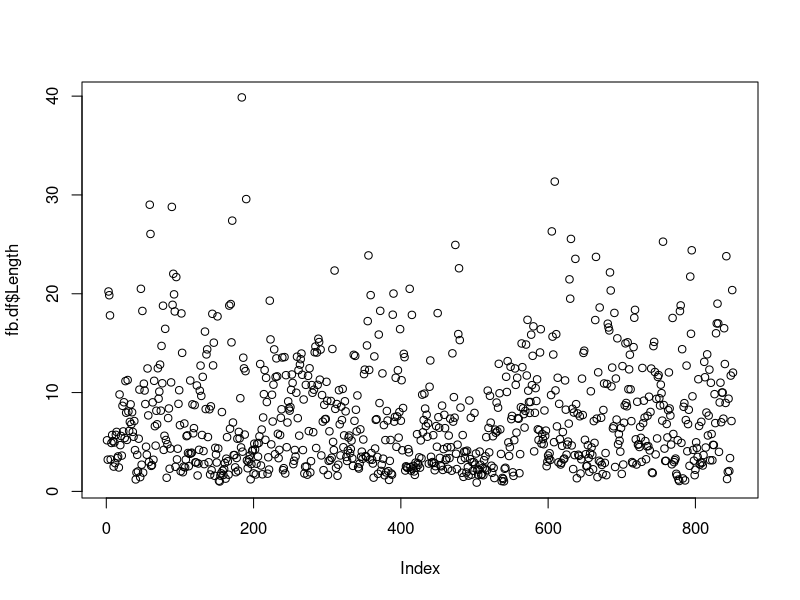
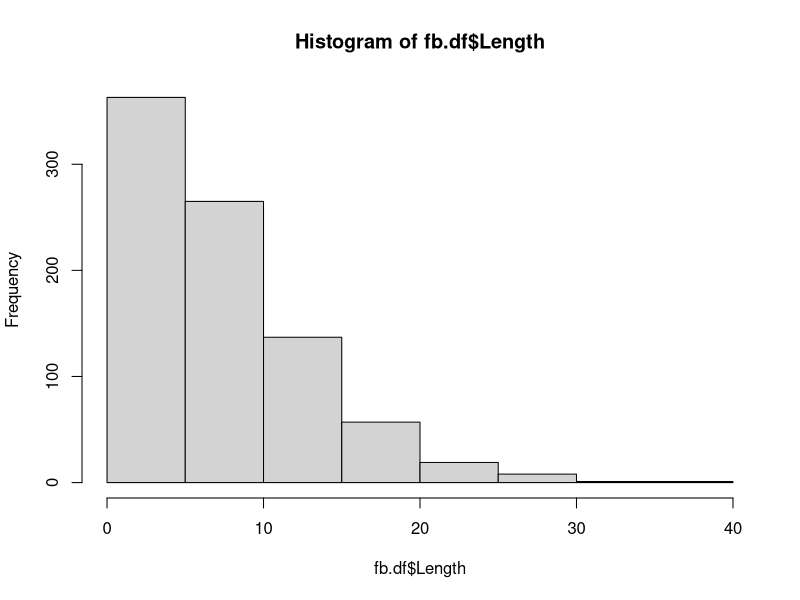

These charts were generated, in order, by the following R code:
## ---- chunk 1
library(tidyverse)
library(lme4)
library(AER)
## ---- chunk 2
fb.df <- read.csv("FaultBarData.csv", h=T)
fb.df$Length <- as.numeric(fb.df$Length)
fb.df$Habitat <- as.factor(fb.df$Habitat)
fb.df <- fb.df %>% drop_na(Habitat, Length)
## ---- chunk 3
plot(fb.df$Length)
## ---- chunk 4
hist(fb.df$Length)
## ---- chunk 5
length.mdl <- glm(Length ~ Habitat, family = "gaussian",data = fb.df)
summary(length.mdl)
